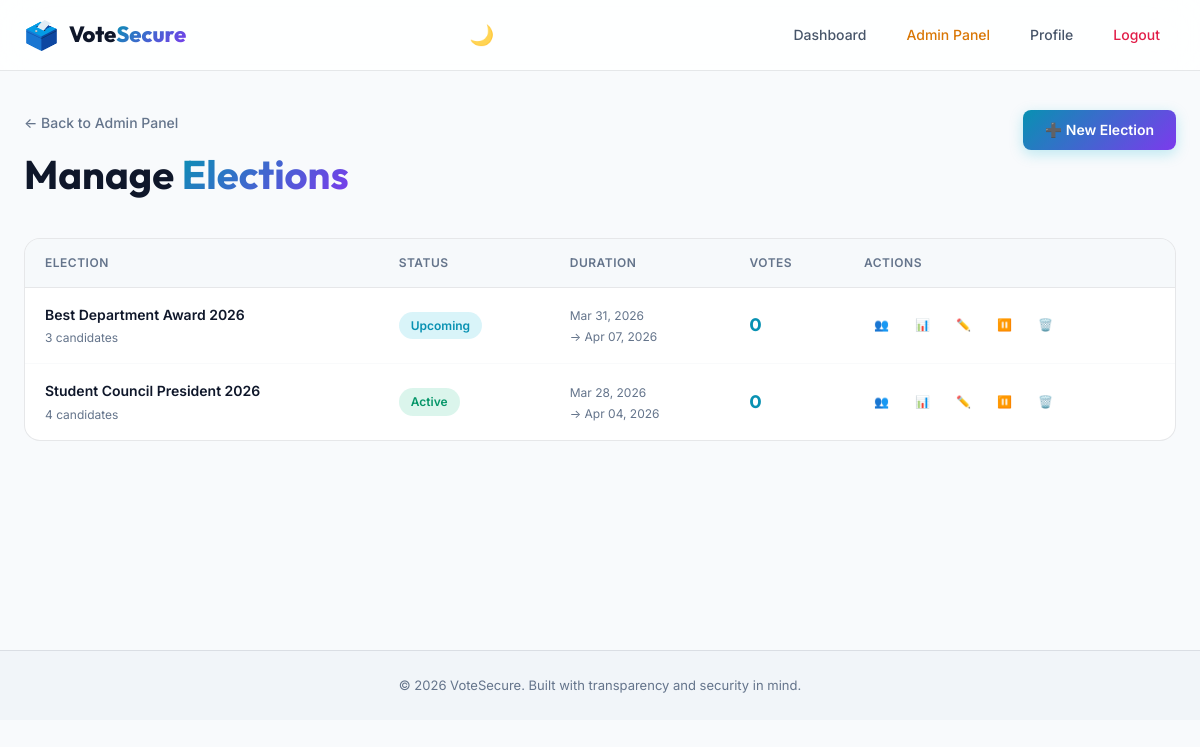
Page /admin/elections (signed in) on the committed database.
### models.py (models this page shows, shortened)
class Election(db.Model):
    __tablename__ = 'elections'
    id = db.Column(db.Integer, primary_key=True)
    title = db.Column(db.String(200), nullable=False)
    description = db.Column(db.Text, nullable=True)
    start_time = db.Column(db.DateTime, nullable=False)
    end_time = db.Column(db.DateTime, nullable=False)
    is_active = db.Column(db.Boolean, default=True)
    created_by = db.Column(db.Integer, db.ForeignKey('users.id'), nullable=False)
    created_at = db.Column(db.DateTime, default=datetime.utcnow)
    candidates = db.relationship('Candidate', backref='election', lazy=True, cascade='all, delete-orphan')
    votes = db.relationship('Vote', backref='election', lazy=True, cascade='all, delete-orphan')
    creator = db.relationship('User', backref='created_elections', foreign_keys=[created_by])
    @property
    def status(self):
        now = datetime.utcnow()
        if not self.is_active:
            return 'inactive'
        if now < self.start_time:
            return 'upcoming'
        if now > self.end_time:
            return 'ended'
        return 'active'
    @property
    def total_votes(self):
        return len(self.votes)

### app.py (the view)
@app.route('/admin/elections')
@admin_required
def admin_elections():
    elections = Election.query.order_by(Election.created_at.desc()).all()
    return render_template('admin/elections.html', elections=elections)

### app.py (called while the page is built)
@login_manager.user_loader
def load_user(user_id):
    return User.query.get(int(user_id))

def admin_required(f):
    @wraps(f)
    @login_required
    def decorated(*args, **kwargs):
        if not current_user.is_admin:
            flash('Access denied. Admin privileges required.', 'danger')
            return redirect(url_for('dashboard'))
        return f(*args, **kwargs)
    return decorated

### templates/admin/elections.html (shortened to what this page needs)
{% extends "base.html" %}
{% block content %}
<section class="admin-section">
    <div class="container">
        <div class="admin-header">
            <div>
                <a href="{{ url_for('admin_panel') }}" class="back-link">← Back to Admin Panel</a>
                <h1 class="page-title">Manage <span class="gradient-text">Elections</span></h1>
            </div>
            <a href="{{ url_for('create_election') }}" class="btn btn-primary" id="new-election-btn">
                ➕ New Election
            </a>
        </div>
        {% if elections %}
        <div class="table-card">
            <table class="data-table" id="elections-table">
                <thead>
                    <tr>
                        <th>Election</th>
                        <th>Status</th>
                        <th>Duration</th>
                        <th>Votes</th>
                        <th>Actions</th>
                    </tr>
                </thead>
                <tbody>
                    {% for election in elections %}
                    <tr>
                        <td>
                            <div class="table-title">{{ election.title }}</div>
                            <div class="table-sub">{{ election.candidates|length }} candidates</div>
                        </td>
                        <td>
                            <span class="status-pill status-{{ election.status }}">
                                {{ election.status|title }}
                            </span>
                        </td>
                        <td>
                            <div class="table-sub">{{ election.start_time.strftime('%b %d, %Y') }}</div>
                            <div class="table-sub">→ {{ election.end_time.strftime('%b %d, %Y') }}</div>
                        </td>
                        <td>
                            <span class="table-count">{{ election.total_votes }}</span>
                        </td>
                        <td>
                            <div class="table-actions">
                                <a href="{{ url_for('admin_candidates', election_id=election.id) }}" class="btn btn-ghost btn-xs" title="Manage Candidates">👥</a>
                                <a href="{{ url_for('results', election_id=election.id) }}" class="btn btn-ghost btn-xs" title="View Results">📊</a>
                                <a href="{{ url_for('edit_election', election_id=election.id) }}" class="btn btn-ghost btn-xs" title="Edit">✏️</a>
                                <form method="POST" action="{{ url_for('toggle_election', election_id=election.id) }}" style="display:inline;">
                                    <button type="submit" class="btn btn-ghost btn-xs" title="Toggle Active">
                                        {% if election.is_active %}⏸️{% else %}▶️{% endif %}
                                    </button>
                                </form>
                                <form method="POST" action="{{ url_for('delete_election', election_id=election.id) }}" style="display:inline;" onsubmit="return confirm('Delete this election? This cannot be undone.')">
                                    <button type="submit" class="btn btn-ghost btn-xs btn-danger-ghost" title="Delete">🗑️</button>
                                </form>
                            </div>
                        </td>
                    </tr>
                    {% endfor %}
                </tbody>
            </table>
        </div>
        {% endif %}
    </div>
</section>
{% endblock %}

### templates/base.html (shortened to what this page needs)
<!DOCTYPE html>
<html lang="en">
<head>
    <link rel="stylesheet" href="{{ url_for('static', filename='css/style.css') }}">
</head>
<body>
    <nav class="navbar" id="main-navbar">
        <div class="nav-container">
            <a href="{{ url_for('index') }}" class="nav-logo">
                <span class="logo-icon">🗳️</span>
                <span class="logo-text">Vote<span class="logo-accent">Secure</span></span>
            </a>
            <div class="nav-actions">
                <button id="theme-toggle" class="theme-toggle" aria-label="Toggle theme" title="Toggle Theme">
                    <span class="icon-moon">🌙</span>
                </button>
            </div>
            <ul class="nav-menu" id="nav-menu">
                {% if current_user.is_authenticated %}
                    <li><a href="{{ url_for('dashboard') }}" class="nav-link">Dashboard</a></li>
                    {% if current_user.is_admin %}
                        <li><a href="{{ url_for('admin_panel') }}" class="nav-link nav-admin">Admin Panel</a></li>
                    {% endif %}
                    <li><a href="{{ url_for('profile') }}" class="nav-link">Profile</a></li>
                    <li><a href="{{ url_for('logout') }}" class="nav-link nav-logout">Logout</a></li>
                {% else %}
                    <li><a href="{{ url_for('login') }}" class="nav-link">Login</a></li>
                    <li><a href="{{ url_for('register') }}" class="nav-link btn-nav-register">Register</a></li>
                {% endif %}
            </ul>
        </div>
    </nav>
    <main class="main-content">
        {% block content %}{% endblock %}
    </main>
    <footer class="footer">
        <div class="footer-content">
            <p>&copy; 2026 VoteSecure. Built with transparency and security in mind.</p>
        </div>
    </footer>
</body>
</html>

### rows in the picture
Election: title "Best Department Award 2026", candidates|length "3", status "Upcoming", start_time "Mar 31, 2026", end_time "Apr 07, 2026", total_votes "0"
Election: title "Student Council President 2026", candidates|length "4", status "Active", start_time "Mar 28, 2026", end_time "Apr 04, 2026", total_votes "0"
